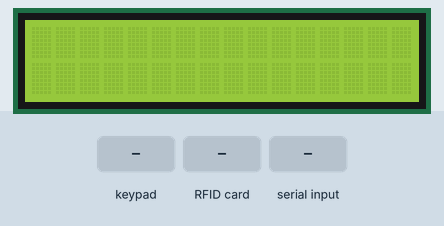
A sketch run on a simulated Arduino Uno, built with avr-gcc and run on an emulated ATmega328P. On the bench: 16×2 character LCD. Wiring (inferred from the names in the program): 4×3 keypad with keys 1 2 3 4 5 6 7 8 9 * 0 #: rows A0, A1, A2, A3; columns pin 6, A4, A5. Inputs (shaded band) come from the test bench. What the sketch prints to the serial monitor is not drawn.

Above: at 1.3 s.
1.4 s: keypad keys 1 2 3 4 pressed 0.4 s apart
At 2.4 s:
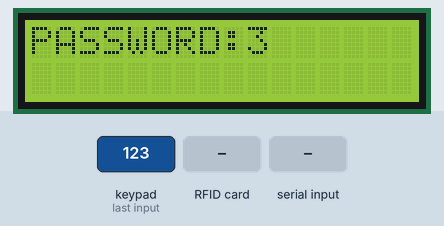
6.0 s: key '*' pressed
9.0 s: key '0' pressed
At 11.5 s:
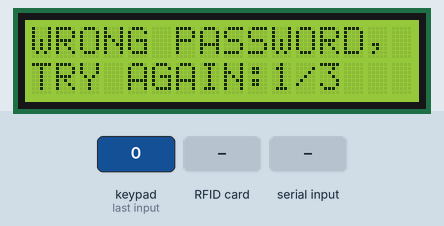
12.0 s: keypad keys 1 2 3 4 # pressed 0.4 s apart
At 14.7 s:
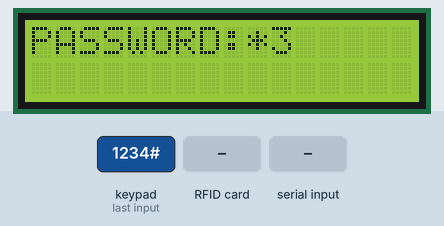
17.0 s: RFID card 8A 0A A4 80 held to the reader
20.0 s: "*#" received over Serial
Timing chart, 0 to 23.0 s (numbered marks = the images above; inputs shaded):
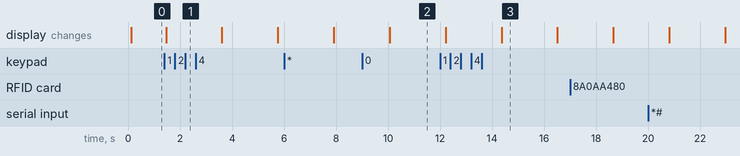

Measured:
- after the input at 1.4 s, the display: changes after 0.06 s (image 1)
- after the input at 12.0 s, the display: first differs from a run without the input after 2.4 s (image 3)
- what the display in image 3 shows lasts 2.1 s, from 14.4 s to 16.5 s

The sketch:

CS122A-P1.ino
```cpp
#include <LiquidCrystal.h>
#include <SoftwareSerial.h>
#include <SPI.h>
#include <MFRC522.h>
#include <String.h>
#include "Timer.h"

#define RST_PIN 9
#define SDA_PIN 10
#define ROWS 4
#define COLS 3

char layout[ROWS][COLS] = {
        {'1','2','3'},
        {'4','5','6'},
        {'7','8','9'},
        {'*','0','#'}
};
byte row[ROWS] = {A0, A1, A2, A3};
byte col[COLS] = {A4, A5, 6};

bool BTUnlocked = false;
bool RFIDUnlocked = false;
bool keypadUnlocked = false;
bool keypadReset = false;
bool lockdown = false;
bool keypadUpdated = false;
bool displaying = false;

MFRC522 RFID_Reader(SDA_PIN, RST_PIN);
String PASSWORD = "1234";
String RFID_KEY = "8A 0A A4 80";
String BT_KEY = "56789";
String BTRead = "";
String RFIDRead = "";
String keypadInput = "";
String message = "";
String pswd = "";
int tries = 0;

const int rs = 8, en = 7, d4 = 5, d5 = 4, d6 = 3, d7 = 2;
LiquidCrystal LCD(rs, en, d4, d5, d6, d7);

enum MainSM_States {MainSM_Start, MainSM_Init, MainSM_Unlock, MainSM_Reset, MainSM_Lock, MainSM_Lockdown};
enum KeypadSM_States {KeypadSM_Start, KeypadSM_Read};
enum BTSerialSM_States {BTSerialSM_Start, BTSerialSM_Wait, BTSerialSM_Read};
enum RFIDReaderSM_States {RFIDReaderSM_Start, RFIDReaderSM_Wait, RFIDReaderSM_Read};
enum LCDUpdateSM_States {LCDUpdateSM_Start, LCDUpdateSM_DispMsg, LCDUpdateSM_Wait, LCDUpdateSM_DispPswd, LCDUpdateSM_Lockdown};

String keypadStateTeller(int state){
    switch(state){
        case KeypadSM_Start:
            return "KeypadSM_Start";
        case KeypadSM_Read:
            return "KeypadSM_Read";
        default:
            return "Cannot be determined: " + String(state);
    }
}

String RFIDStateTeller(int state){
    switch(state){
        case RFIDReaderSM_Start:
            return "RFIDReaderSM_Start";
        case RFIDReaderSM_Wait:
            return "RFIDReaderSM_Wait";
        case RFIDReaderSM_Read:
            return "RFIDReaderSM_Read";
        default:
            return "Cannot be determined: " + String(state);
    }
}

struct task{
    int state;
    unsigned long period;
    unsigned long elapsedTime;
    int (*TickFct)(int);
};

char getChar(){
    for(int i = 0; i < ROWS; i++){
      pinMode(row[i], INPUT_PULLUP);
    }
    for(int i = 0; i < COLS; i++){
    pinMode(col[i], OUTPUT);
    digitalWrite(col[i], LOW);
    for(int j = 0; j < ROWS; j++){
      if(!digitalRead(row[j])){
        digitalWrite(col[i], HIGH);
        pinMode(col[i], INPUT);
        // Serial.println("Got: " + String(layout[j][i]) + "\n");
        return layout[j][i];
      }
    }
    digitalWrite(col[i], HIGH);
    pinMode(col[i], INPUT);
  }
  return '\0';
}

void RFIDReadID(String& ID){
    ID = "";
    for(int i = 0; i < RFID_Reader.uid.size; i++){
        ID += String(RFID_Reader.uid.uidByte[i] < 0x10 ? " 0" : " ");
        ID += String(RFID_Reader.uid.uidByte[i], HEX);
    }
    ID.toUpperCase();
    ID.trim();
}

int TickFct_LCDUpdateSM(int LCDUpdateSM_State){
    static int dispCnt = 0;
    static int lockCnt = 0;
    Serial.print(dispCnt);
    switch(LCDUpdateSM_State){
        case LCDUpdateSM_Start:
            LCDUpdateSM_State = LCDUpdateSM_Wait;
            break;
        case LCDUpdateSM_DispMsg:
            if(dispCnt >= 20){
                LCDUpdateSM_State = LCDUpdateSM_Wait;
                displaying = false;
                dispCnt = 0;
            }
            break;
        case LCDUpdateSM_DispPswd:
            LCDUpdateSM_State = LCDUpdateSM_Wait;
            displaying = false;
        case LCDUpdateSM_Wait:
            if(message.length() > 0){
                LCDUpdateSM_State = LCDUpdateSM_DispMsg;
                LCD.clear();
                if(message.length() > 16){
                    LCD.print(message.substring(0, 16));
                    LCD.setCursor(0, 1);
                    LCD.print(message.substring(16));
                }
                else{
                    LCD.print(message);
                }
                message = "";
                displaying = true;
            }
            if(pswd.length() > 0){
                LCDUpdateSM_State = LCDUpdateSM_DispPswd;
                LCD.clear();
                if(message.length() > 16){
                    LCD.print(message.substring(0, 16));
                    LCD.setCursor(0, 1);
                    LCD.print(message.substring(16));
                }
                else{
                    LCD.print(message);
                }
                pswd = "";
                displaying = true;
            }
            if(lockdown){
                LCDUpdateSM_State = LCDUpdateSM_Lockdown;
            }
            break;
        case LCDUpdateSM_Lockdown:
            if(lockCnt >= 40){
                LCDUpdateSM_State = LCDUpdateSM_Wait;
                lockdown = false;
                displaying = false;
                lockCnt = 0;
            }
            break;
        default:
            LCDUpdateSM_State = LCDUpdateSM_Start;
            break;
    }
    switch(LCDUpdateSM_State){
        case LCDUpdateSM_Start:
            break;
        case LCDUpdateSM_DispMsg:
            dispCnt++;
            break;
        case LCDUpdateSM_DispPswd:
            break;
        case LCDUpdateSM_Wait:
            break;
        case LCDUpdateSM_Lockdown:
            lockCnt++;
            break;
    }
    return LCDUpdateSM_State;
}

int TickFct_MainSM(int mainSM_State){
    static int unlockCounter = 0;
    static int lockdownCounter = 0;
    String temp = "";
    switch(mainSM_State){
        case MainSM_Start:
            mainSM_State = MainSM_Lock;
            break;
        case MainSM_Lock:
            if(BTUnlocked || RFIDUnlocked || keypadUnlocked){
                Serial.println("Unlocking");
                mainSM_State = MainSM_Unlock;
                String message = "UNLOCKED,PRESS * TO RESET";
                unlockCounter = 0;
                tries = 0;
            }
            if(lockdown){
                mainSM_State = MainSM_Lockdown;
            }
            break;
        case MainSM_Unlock:
            if(unlockCounter >= 40 && !keypadReset){
                mainSM_State = MainSM_Lock;
                unlockCounter = 0;
            }
            break;
        case MainSM_Reset:
            if(!keypadReset){
              mainSM_State = MainSM_Lock;
            }
            break;
        case MainSM_Lockdown:
            if(lockdownCounter >= 20){
                mainSM_State = MainSM_Init;
                lockdownCounter = 0;
                lockdown = false;
                tries = 0;
            }
            break;
          break;
        default:
          mainSM_State = MainSM_Start;
          break;
    }
    switch(mainSM_State){
        case MainSM_Start:
            break;
        case MainSM_Init:
            break;
        case MainSM_Lock:
            break;
        case MainSM_Unlock:
            unlockCounter++;
            break;
        case MainSM_Reset:
            break;
        case MainSM_Lockdown:
            lockdownCounter++;
            break;
          break;
        default:
            break;
    }
    return mainSM_State;
}

void TickFct_KeypadSM(int keypadSM_State){
    static char prevKey = '\0';
    // Serial.println("TickFct_KeypadSM");
    switch(keypadSM_State){
        case KeypadSM_Start:
            // Serial.println("KeypadSM_Start Trans");
            keypadSM_State = KeypadSM_Read;
            keypadInput = "";
            break;
        case KeypadSM_Read:
            Serial.println("KeypadSM_Read Trans");
            keypadSM_State = KeypadSM_Read;
            break;
        default:
            // Serial.println("default Trans");
            keypadSM_State = KeypadSM_Read;
            break;
    }
    switch(keypadSM_State){
        case KeypadSM_Start:
            pswd = "PASSWORD:";
            break;
        case KeypadSM_Read:
            // Serial.println("KeypadSM_Read");
            if(displaying){
                break;
            }
            char key = getChar();
            if(key && key != prevKey){
                if(!keypadUnlocked && !lockdown && !keypadReset){
                    if(key == '*' && keypadInput.length() > 0){
                        keypadInput = keypadInput.substring(0, keypadInput.length() - 1);
                    }else if(key == '#' && keypadInput == PASSWORD){
                        keypadUnlocked = true;
                        message = "UNLOCKED, PRESS * TO RESET";
                        keypadInput = "";
                    }else if(key == '#' && keypadInput != PASSWORD){
                        keypadInput = "";
                        tries++;
                        if(tries < 3){
                          message = "WRONG PASSWORD, TRY AGAIN:" + String(tries) + "/3";
                          // pswd = "PASSWORD:";
                        }else{
                          lockdown = true;
                          tries = 0;
                        }
                    }
                    else if(key == '*' && keypadInput.length() > 0){
                        keypadInput = keypadInput.substring(0, keypadInput.length() - 1);
                    }
                    else{
                        keypadInput += key;
                        message = "PASSWORD:" + keypadInput;
                    }
                }else{
                    if(key == '*'){
                        keypadReset = true;
                        keypadUnlocked = false;
                        keypadInput = "";
                        message = "NEW PASSWORD:";
                    }
                }
                if(keypadReset){
                    if(key == '*' && keypadInput.length() > 0){
                        keypadInput = keypadInput.substring(0, keypadInput.length() - 1);
                    }else if(key == '#' && keypadInput.length() > 0){
                        PASSWORD = keypadInput;
                        keypadReset = false;
                        keypadInput = "";
                        message = "PASSWORD RESET";
                    }else{
                        keypadInput += key;
                    }
                }
            }
            prevKey = key;
            break;
        default:
            break;
    }
    // Serial.println(keypadStateTeller(keypadSM_State));
    return keypadSM_State;
}

int TickFct_BTSerialSM(int BTSerialSM_State){
    switch(BTSerialSM_State){
        case BTSerialSM_Start:
            BTSerialSM_State = BTSerialSM_Wait;
            break;
        case BTSerialSM_Wait:
            if(Serial.available()){
                BTRead = Serial.readStringUntil('#');
                BTSerialSM_State = BTSerialSM_Read;
            }
            break;
        case BTSerialSM_Read:
            if(!Serial.available()){
                BTSerialSM_State = BTSerialSM_Wait;
                BTUnlocked = false;
            }
            break;
        default:
            BTSerialSM_State = BTSerialSM_Start;
            break;
    }
    switch (BTSerialSM_State){
        case BTSerialSM_Start:
            break;
        case BTSerialSM_Wait:
            break;
        case BTSerialSM_Read:
            Serial.print(BTRead);
            if(BTRead == BT_KEY){
                BTUnlocked = true;
            }
            break;
        default:
            break;
    }
    return BTSerialSM_State;
}

int TickFct_RFIDReaderSM(int RFIDReaderSM_State){
    switch(RFIDReaderSM_State){
        case RFIDReaderSM_Start:
            RFIDReaderSM_State = RFIDReaderSM_Wait;
            break;
        case RFIDReaderSM_Wait:
            // Serial.println("Wait");
            if(RFID_Reader.PICC_IsNewCardPresent() && RFID_Reader.PICC_ReadCardSerial()){
                RFIDReadID(RFIDRead);
                RFIDReaderSM_State = RFIDReaderSM_Read;
            }
            break;
        case RFIDReaderSM_Read:
            // Serial.println("Read!");
            if(!RFID_Reader.PICC_IsNewCardPresent() || !RFID_Reader.PICC_ReadCardSerial()){
                RFIDReaderSM_State = RFIDReaderSM_Wait;
                RFIDUnlocked = false;
            }
            break;
        default:
            RFIDReaderSM_State = RFIDReaderSM_Start;
            break;
    }
    switch(RFIDReaderSM_State){
        case RFIDReaderSM_Start:
            break;
        case RFIDReaderSM_Wait:
            break;
        case RFIDReaderSM_Read:
            if(RFIDRead == RFID_KEY){
                RFIDUnlocked = true;
            }
            break;
        default:
            break;
    }
    return RFIDReaderSM_State;
}

task tasks[5];

void setup(){
    Serial.begin(9600);
    TimerSet(100);
    TimerOn();
    SPI.begin();
    RFID_Reader.PCD_Init();
    delay(4);
    LCD.begin(16, 2);
    // RFID_Reader.PCD_DumpVersionToSerial();

    unsigned char i = 0;
    tasks[i].state = MainSM_Start;
    tasks[i].period = 500;
    tasks[i].elapsedTime = tasks[i].period;
    tasks[i].TickFct = &TickFct_MainSM;
    i++;
    tasks[i].state = KeypadSM_Start;
    tasks[i].period = 100;
    tasks[i].elapsedTime = tasks[i].period;
    tasks[i].TickFct = &TickFct_KeypadSM;
    i++;
    tasks[i].state = BTSerialSM_Start;
    tasks[i].period = 500;
    tasks[i].elapsedTime = tasks[i].period;
    tasks[i].TickFct = &TickFct_BTSerialSM;
    i++;
    tasks[i].state = RFIDReaderSM_Start;
    tasks[i].period = 500;
    tasks[i].elapsedTime = tasks[i].period;
    tasks[i].TickFct = &TickFct_RFIDReaderSM;
    i++;
    tasks[i].state = LCDUpdateSM_Start;
    tasks[i].period = 500;
    tasks[i].elapsedTime = tasks[i].period;
    tasks[i].TickFct = &TickFct_LCDUpdateSM;

}

void loop(){
    //Tick functions here
    for(unsigned int i = 0; i < 5; i++){
        // Serial.println("test");
        if(tasks[i].elapsedTime >= tasks[i].period){
            tasks[i].state = tasks[i].TickFct(tasks[i].state);
            tasks[i].elapsedTime = 0;
            // if(i == 1){
                // Serial.println("KeypadSM: " + keypadStateTeller(tasks[i].state));
            // }
        }
        // Serial.println(String(i) + ": " + String(tasks[i].state));
        tasks[i].elapsedTime += 500;
    }
    while(!TimerFlag){}
    TimerFlag = 0;
}
```

Timer.h
```cpp
// Permission to copy is granted provided that this header remains intact.
// This software is provided with no warranties.

////////////////////////////////////////////////////////////////////////////////

#ifndef Timer
#define Timer

#include "Arduino.h"

volatile unsigned char TimerFlag = 0; // TimerISR() sets this to 1. C programmer should clear to 0.

// Internal variables for mapping AVR's ISR to our cleaner TimerISR model.
unsigned long _avr_timer_M = 1; // Start count from here, down to 0. Default 1ms
unsigned long _avr_timer_cntcurr = 0; // Current internal count of 1ms ticks

// Set TimerISR() to tick every M ms
void TimerSet(unsigned long M) {
	_avr_timer_M = M;
	_avr_timer_cntcurr = _avr_timer_M;
}

void TimerOn() {
	// AVR timer/counter controller register TCCR1
	TCCR1B 	= 0x0B;	// bit3 = 1: CTC mode (clear timer on compare)
					// bit2bit1bit0=011: prescaler /64
					// 00001011: 0x0B
					// SO, 16 MHz clock or 16,000,000 /64 = 250,000 ticks/s
					// Thus, TCNT1 register will count at 250,000 ticks/s

	// AVR output compare register OCR1A.
	OCR1A 	= 250;	// Timer interrupt will be generated when TCNT1==OCR1A
					// We want a 1 ms tick. 0.001 s * 250,000 ticks/s = 250
					// So when TCNT1 register equals 250,
					// 1 ms has passed. Thus, we compare to 250.
					// AVR timer interrupt mask register

	TIMSK1 	= 0x02; // bit1: OCIE1A -- enables compare match interrupt

	//Initialize avr counter
	TCNT1 = 0;

	// TimerISR will be called every _avr_timer_cntcurr milliseconds
	_avr_timer_cntcurr = _avr_timer_M;

	//Enable global interrupts
	SREG |= 0x80;	// 0x80: 1000000
}

void TimerOff() {
	TCCR1B 	= 0x00; // bit3bit2bit1bit0=0000: timer off
}

void TimerISR() {
	TimerFlag = 1;
}

// In our approach, the C programmer does not touch this ISR, but rather TimerISR()
ISR(TIMER1_COMPA_vect)
{
	// CPU automatically calls when TCNT0 == OCR0 (every 1 ms per TimerOn settings)
	_avr_timer_cntcurr--; 			// Count down to 0 rather than up to TOP
	if (_avr_timer_cntcurr == 0) { 	// results in a more efficient compare
		TimerISR(); 				// Call the ISR that the user uses
		_avr_timer_cntcurr = _avr_timer_M;
	}
}

#endif //Timer
```
